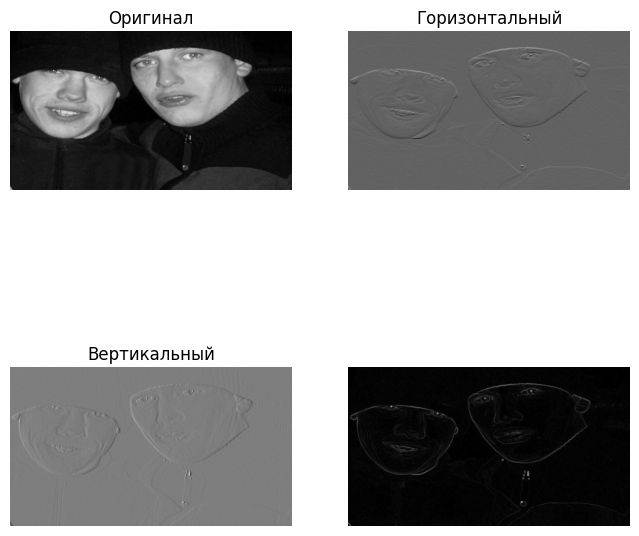

This chart was generated by the following Python code:
# Программа сделана в CoLab
import requests
from PIL import Image
import io
import numpy as np
from scipy import ndimage
import matplotlib.pyplot as plt

image_url = "https://a.d-cd.net/hHtWFkLlBEKorL37Cxl2NCSX6Ns-960.jpg"

response = requests.get(image_url)
image = Image.open(io.BytesIO(response.content)).convert('L')  # Конвертируем в черно-белое

image_np = np.array(image).astype('int32')

sobel_h = ndimage.sobel(image_np, 0)  # горизонтальный градиент
sobel_v = ndimage.sobel(image_np, 1)  # вертикальный градиент

magnitude = np.sqrt(sobel_h**2 + sobel_v**2)
magnitude *= 255.0 / np.max(magnitude) 

fig, axs = plt.subplots(2, 2, figsize=(8, 8))

plt.gray()

axs[0, 0].imshow(image_np)
axs[0, 1].imshow(sobel_h)
axs[1, 0].imshow(sobel_v)
axs[1, 1].imshow(magnitude)

titles = ["Оригинал", "Горизонтальный", "Вертикальный", " "]

for i, ax in enumerate(axs.ravel()):
    ax.set_title(titles[i])
    ax.axis("off")

plt.show()
